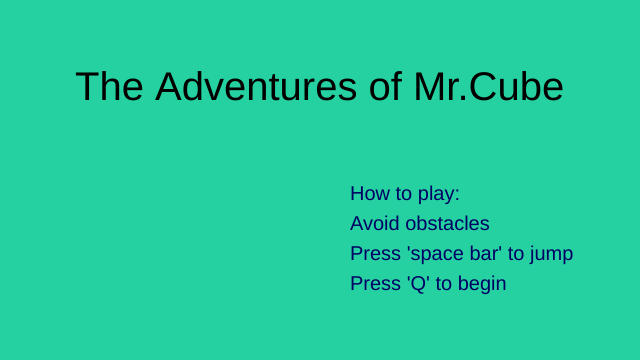
Frame 1 (no input)
Frame 60 (no input): identical to frame 1, image omitted
Frame 120 (the mouse pressed at the canvas centre since frame 60): identical to frame 1, image omitted

The p5.js sketch that drew this single still picture (run headless with seeded random() and noise() and a simulated clock; from frame 60 on, the mouse is pressed at the canvas centre):

// p5.js sketch
// ── sketch.js

var person;

var sceneNum=0


function setup() {
  createCanvas(640, 360);
  person = new Person();
}

function keyPressed(){
  if (key == ' '){
    var jump = createVector(0,-15);
    person.applyForce(jump);
  } else if (key=='q'){
    sceneNum++;
  }
  
}

function draw() {
  
  if (sceneNum===0) {
    background(37,209,160);
  textSize(40);
	fill(0,0,0);
	text("The Adventures of Mr.Cube",75,100)
    textSize(20);
	fill(0,0,100);
    text("How to play:", 350, 200)
    text("Avoid obstacles",350,230)
    text("Press 'space bar' to jump",350, 260)
    	text("Press 'Q' to begin",350,290)
    
    
  }
  else if (sceneNum==1){
    background(200,200,200)
    
    
  background(51);
  translate(-person.pos.x,0);
  var gravity = createVector(0,0.5);
  person.applyForce(gravity);
  if(mouseIsPressed){
  
  var force = createVector(-0.1,0);
  person.applyForce(force);
  }
  translate(-person.pos.x,0);
    person.update();
  person.edges();
    person.display();
  fill(0,0,100);
  rect(400, height-50,30,50);
    rect(700, height-50,30,50);
    rect(900,height-70, 30, 90);
    rect(1150,height-20,60, 50);
    rect(1300,height+50,70,50);
  }else{
      background(20,20,20);
    textSize(50);
      fill(100,200,100);
      text("Mission Complete!!",100,100)
    textSize(25)
    text("☺Thanks for playing☺",150,200)
    }
}

// ── perosn.js
function Person() {
  this.pos = createVector(50, 250);
  this.vel = createVector(3, 0);
  this.acc = createVector(0, 0);
  this.mass = 10;
  this.applyForce = function(force) {
    this.acc.add(force);
  }
  this.update = function() {
    this.vel.add(this.acc);
    this.pos.add(this.vel);
    this.acc.set(0, 0);
  }
  this.display = function() {
    fill(255,150);
    stroke(255);
    rect(this.pos.x, this.pos.y+59, this.mass*5, this.mass*5);
    fill(0,0,0)
    ellipse(this.pos.x+13,this.pos.y+80,15,15);
    ellipse(this.pos.x+35,this.pos.y+80,15,15);
 
  }
  this.edges = function() {
    if (this.pos.y > 250) {
      this.vel.y *= 0;
      this.pos.y = 250;
    }
  }
}

// ── person.js
function Person() {
  this.pos = createVector(50, 250);
  this.vel = createVector(3, 0);
  this.acc = createVector(0, 0);
  this.mass = 10;
  this.applyForce = function(force) {
    this.acc.add(force);
  }
  this.update = function() {
    this.vel.add(this.acc);
    this.pos.add(this.vel);
    this.acc.set(0, 0);
  }
  this.display = function() {
    fill(255,150);
    stroke(255);
    rect(this.pos.x, this.pos.y+59, this.mass*5, this.mass*5);
    fill(0,0,0)
    ellipse(this.pos.x+13,this.pos.y+80,15,15);
    ellipse(this.pos.x+35,this.pos.y+80,15,15);
 
  }
  this.edges = function() {
    if (this.pos.y > 250) {
      this.vel.y *= 0;
      this.pos.y = 250;
    }
  }
} 
